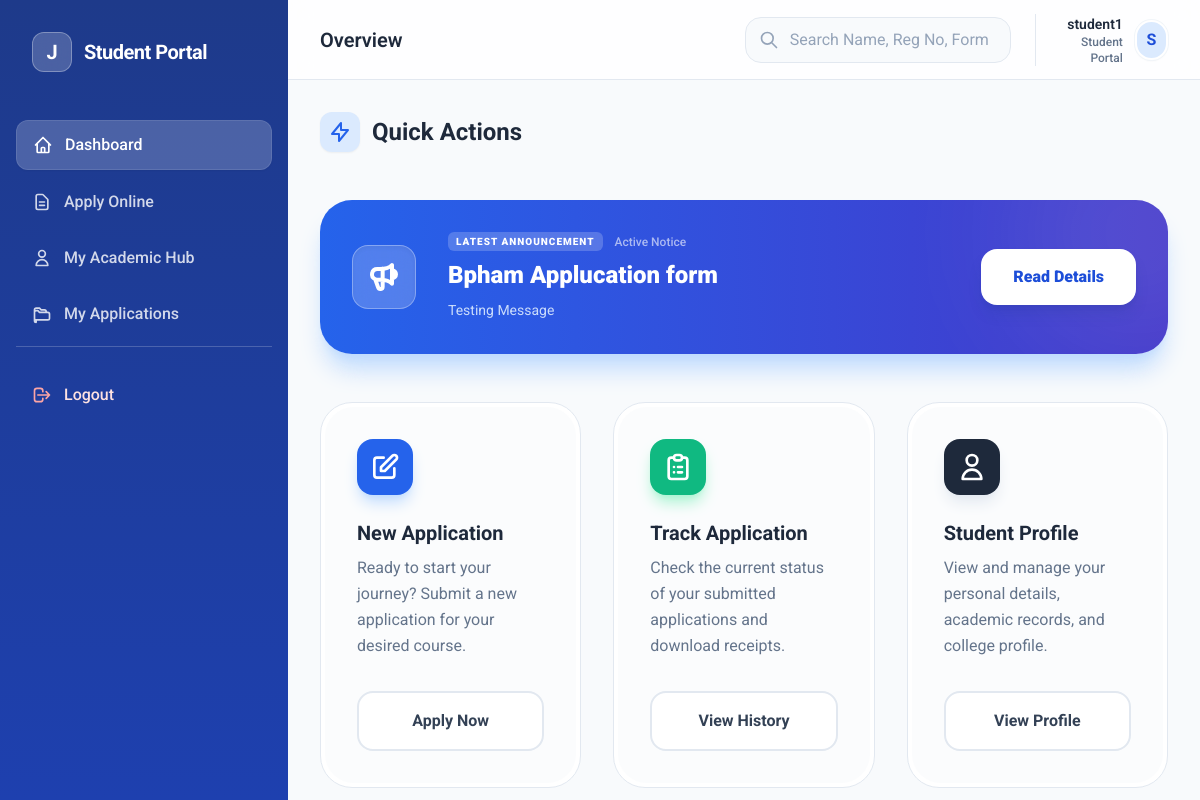
Before: /dashboard/ (signed in) with the older database file.
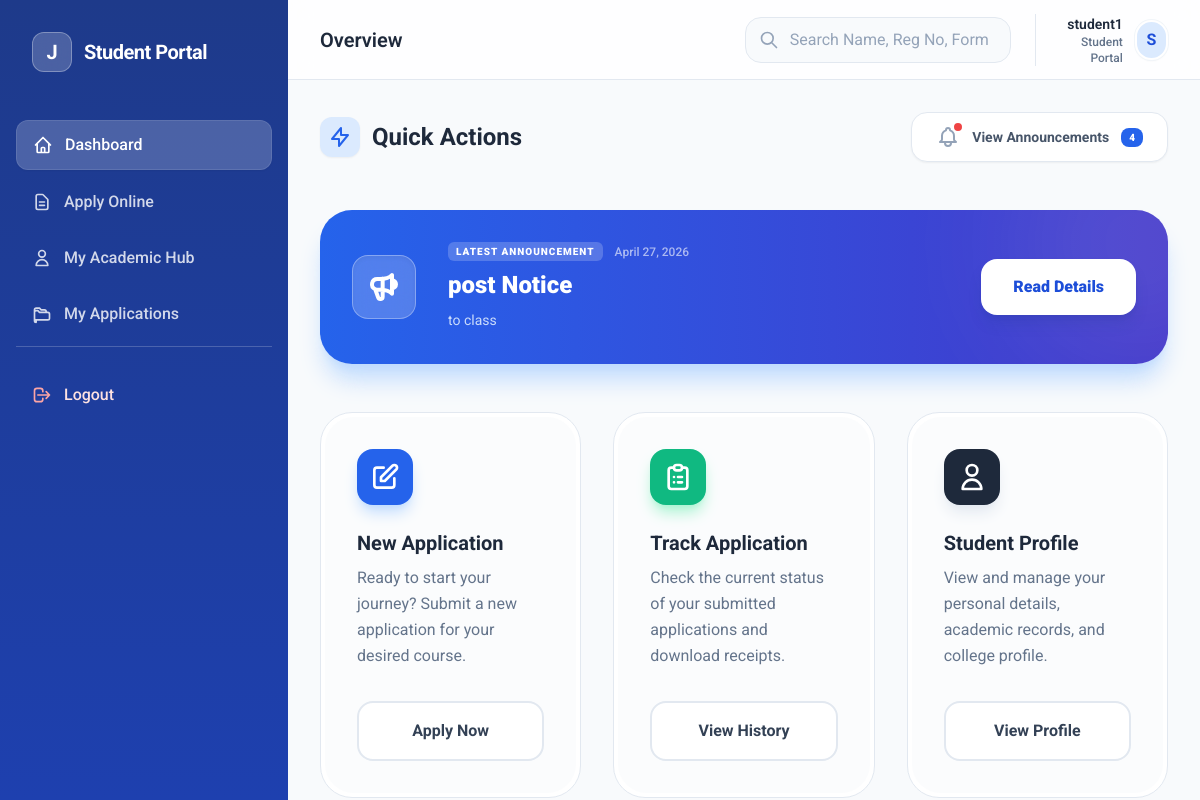
After: the same page with the newer database file.
### academics/models.py (models this page shows, shortened)
class ApplicationForm(models.Model):
    course = models.OneToOneField(
        Course,
        on_delete=models.CASCADE,
        related_name='form'
    )
    title = models.CharField(max_length=255)
    registration_fee = models.DecimalField(max_digits=8, decimal_places=2, default=0)
    payment_config = models.ForeignKey(
        'applications.PaymentConfig',
        on_delete=models.SET_NULL,
        null=True,
        blank=True,
        related_name='forms'
    )
    is_active = models.BooleanField(default=True)
    notification_message = models.TextField(blank=True, null=True, help_text="Shown at the top of the student portal")
    academic_year = models.ForeignKey(
        'institutes.AcademicYear',
        on_delete=models.SET_NULL,
        null=True,
        blank=True,
        related_name='active_forms'
    )

class NoticeBoard(models.Model):
    institute = models.ForeignKey(Institute, on_delete=models.CASCADE, related_name='notices')
    title = models.CharField(max_length=255)
    content = models.TextField()
    course = models.ForeignKey(Course, on_delete=models.CASCADE, null=True, blank=True, related_name='notices')
    assigned_class = models.ForeignKey(Class, on_delete=models.CASCADE, null=True, blank=True, related_name='notices')
    file_attachment = models.FileField(upload_to='notices/', null=True, blank=True)
    is_active = models.BooleanField(default=True)
    created_at = models.DateTimeField(auto_now_add=True)
    class Meta:
        ordering = ['-created_at']

### applications/views.py (the view)
# urls.py: path('dashboard/', dashboard, name='student_dashboard'),
@login_required
def dashboard(request):
    admission = Admission.objects.filter(application__student=request.user, status='active').select_related('assigned_class', 'application__course').first()
    subjects = []
    if admission and admission.assigned_class:
        subjects = admission.assigned_class.subjects.all()
    notifications = []
    active_forms = ApplicationForm.objects.filter(is_active=True).exclude(notification_message__isnull=True).exclude(notification_message='')
    for form in active_forms:
        notifications.append({
            'title': form.title,
            'message': form.notification_message
        })
    notices = []
    target_institutes = set()
    if admission:
        target_institutes.add(admission.application.institute)
    else:
        user_apps = Application.objects.filter(student=request.user)
        for app in user_apps:
            target_institutes.add(app.institute)
    if target_institutes:
        from django.db.models import Q
        notices_qs = NoticeBoard.objects.filter(is_active=True, institute__in=list(target_institutes))
        if admission:
            notices = notices_qs.filter(
                Q(course=admission.application.course) |
                Q(assigned_class=admission.assigned_class) |
                Q(course__isnull=True, assigned_class__isnull=True)
            ).order_by('-created_at')[:10]
        else:
            notices = notices_qs.filter(
                course__isnull=True,
                assigned_class__isnull=True
            ).order_by('-created_at')[:10]
    return render(request, 'student/dashboard.html', {
        'admission': admission,
        'subjects': subjects,
        'is_admitted': admission is not None,
        'notifications': notifications,
        'notices': notices
    })

### templates/student/dashboard.html (shortened to what the changed rows need)
{% extends "dashboard_base.html" %}
{% block sidebar_title %}Student Portal{% endblock %}
{% block header_title %}Overview{% endblock %}
{% block content %}
<div class="space-y-12">
    <div class="flex flex-col md:flex-row md:items-center justify-between gap-6">
        {% if notices %}
        <button onclick="toggleNoticeModal()" class="relative flex items-center gap-3 px-6 py-3 bg-white border border-slate-200 rounded-2xl hover:border-blue-600 hover:bg-blue-50 transition-all group shadow-sm">
            <div class="relative">
                <span class="absolute -top-1 -right-1 w-3 h-3 bg-red-500 border-2 border-white rounded-full animate-pulse"></span>
            </div>
            <span class="text-sm font-bold text-slate-600 group-hover:text-blue-700">View Announcements</span>
            <span class="px-2 py-0.5 bg-blue-600 text-white text-[10px] font-black rounded-lg">{{ notices|length }}</span>
        </button>
        {% endif %}
    </div>
    {% if notices or notifications %}
    <div class="bg-gradient-to-r from-blue-600 to-indigo-700 rounded-[2rem] p-8 text-white shadow-xl shadow-blue-200 overflow-hidden relative group">
        <div class="relative flex flex-col lg:flex-row lg:items-center gap-8">
            <div class="flex-1 min-w-0">
                {% with latest_item=notices.0|default:notifications.0 %}
                <div class="flex items-center gap-3 mb-2">
                    <span class="text-[10px] font-black uppercase tracking-widest bg-white/20 px-2 py-0.5 rounded-md backdrop-blur-sm">Latest Announcement</span>
                    <span class="text-white/60 text-xs font-medium">{% if notices.0 %}{{ notices.0.created_at|date:"F d, Y" }}{% else %}Active Notice{% endif %}</span>
                </div>
                <h4 class="text-2xl font-black mb-2 truncate">{% if notices.0 %}{{ notices.0.title }}{% else %}{{ notifications.0.title }}{% endif %}</h4>
                <p class="text-blue-100/90 text-sm line-clamp-2 leading-relaxed">
                    {% if notices.0 %}{{ notices.0.content|truncatewords:40 }}{% else %}{{ notifications.0.message|truncatewords:40 }}{% endif %}
                </p>
                {% endwith %}
            </div>
        </div>
    </div>
    {% endif %}
</div>
{% endblock %}

Changed rows visible on the page:
no longer on this page (row unchanged): ApplicationForm: title "Bpham Applucation form", notification_message "Testing Message"
added NoticeBoard: created_at "April 27, 2026", title "post Notice", content "to class"
Other visible differences:
{{ notices|length }}: (not shown) → "4"
text no longer shown: "Active Notice"
text now shown: "View Announcements"
